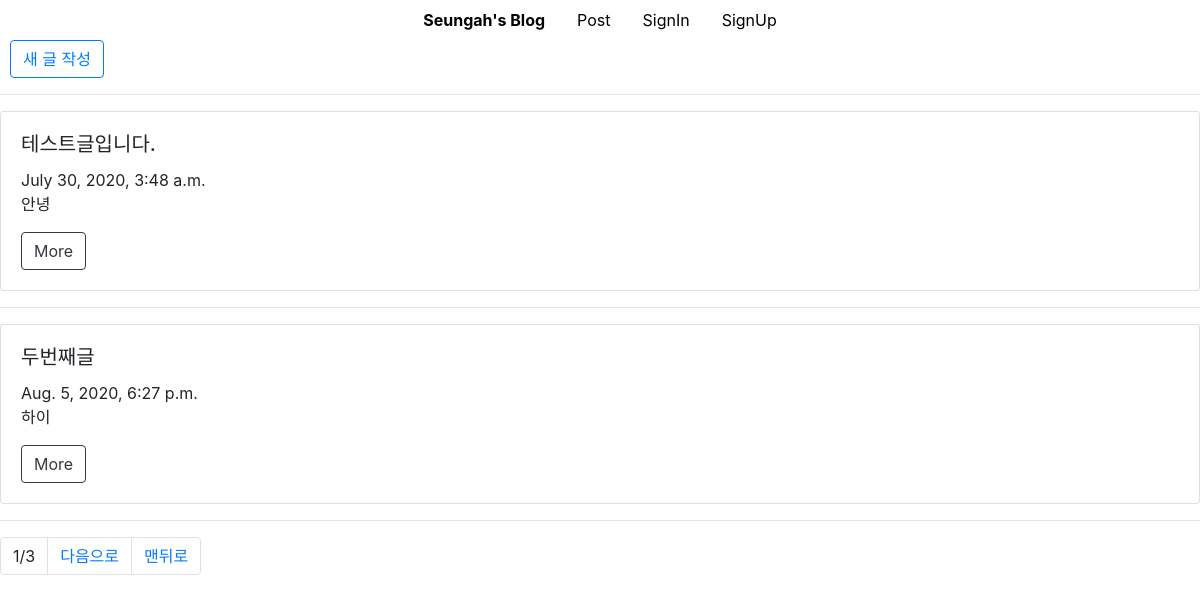
Before: /post/list/ with the older database file.
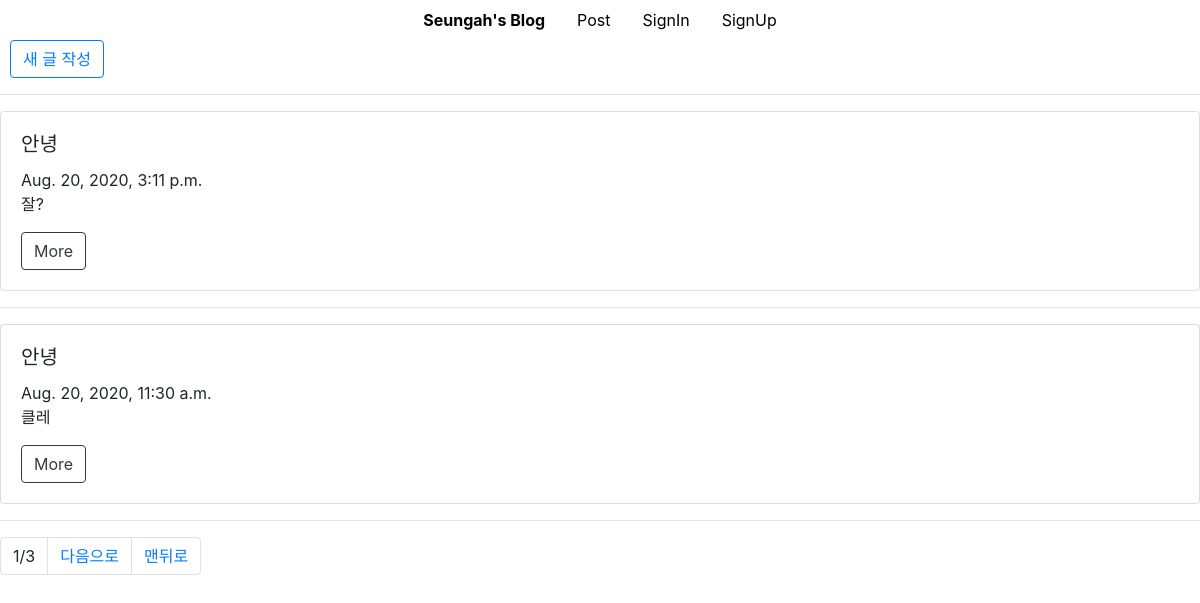
After: the same page with the newer database file.
### post/models.py (models this page shows, shortened)
class Blog(models.Model):
    title = models.CharField(max_length=200)
    pub_date = models.DateTimeField('date published')
    body = models.TextField()
    def summary(self):
        return self.body[:2]

### post/views.py (the view)
# urls.py: path('list/', views.read_blog_list, name = 'read_blog_list'),
def read_blog_list(request):
    blogs = Blog.objects.all()  # 쿼리셋 = 전달받은 모델의 객체 목록 # 쿼리셋을 템플릿으로 보내기
    paginator = Paginator(blogs,2)
    page = request.GET.get('page')
    posts = paginator.get_page(page)
    return render(request, 'post/blog_list.html', {'posts': posts})

### post/templates/post/blog_list.html (shortened to what this page needs)
{% extends 'base.html' %}
{% block contents %}
    <button type="button" class="btn btn-outline-primary" style="margin-left: 10px">
        <a href="{% url 'blog_new' %}">새 글 작성
        </a>
    </button>
    <hr>
    {% for post in posts %}
        <div class="card" style="width: 100%;">
            <div class="card-body">
                <h5 class="card-title">{{ post.title }}</h5>
                {{ post.pub_date }}
                <p class="card-text">{{ post.summary }}</p>
                <a href="{% url 'read_blog_detail' post.id %}" class="btn btn-outline-dark">More</a>
            </div>
        </div>
        <hr>
    {% endfor %}
<nav aria-label="Page navigation example">
  <ul class="pagination">
       <li class="page-item"><a class="page-link">{{posts.number}}/{{posts.paginator.num_pages}}</a></li>
      {% if posts.has_next %}
    <li class="page-item"><a class="page-link" href="?page={{posts.next_page_number}}">다음으로</a></li>
      <li class="page-item"><a class="page-link" href="?page={{ posts.paginator.num_pages }}">맨뒤로</a></li>
  {% endif %}
  </ul>
</nav>
{% endblock %}

Changed rows visible on the page:
removed Blog: title "테스트글입니다.", pub_date "July 30, 2020, 3:48 a.m.", summary "안녕"
removed Blog: title "두번째글", pub_date "Aug. 5, 2020, 6:27 p.m.", summary "하이"
now on this page (row edited): Blog: title "안녕", pub_date "Aug. 20, 2020, 3:11 p.m.", summary "잘?"
now on this page (row unchanged): Blog: title "안녕", pub_date "Aug. 20, 2020, 11:30 a.m.", summary "클레"
